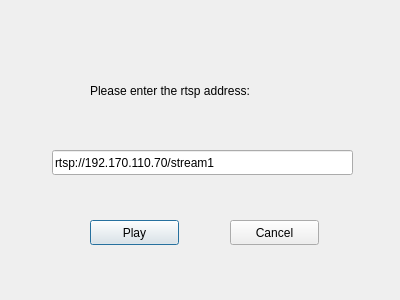
<?xml version="1.0" encoding="UTF-8"?>
<ui version="4.0">
 <class>Login</class>
 <widget class="QDialog" name="Login">
  <property name="geometry">
   <rect>
    <x>0</x>
    <y>0</y>
    <width>400</width>
    <height>300</height>
   </rect>
  </property>
  <property name="windowTitle">
   <string>Dialog</string>
  </property>
  <widget class="QPushButton" name="btn_play">
   <property name="geometry">
    <rect>
     <x>90</x>
     <y>220</y>
     <width>89</width>
     <height>25</height>
    </rect>
   </property>
   <property name="text">
    <string>Play</string>
   </property>
  </widget>
  <widget class="QPushButton" name="btn_cancel">
   <property name="geometry">
    <rect>
     <x>230</x>
     <y>220</y>
     <width>89</width>
     <height>25</height>
    </rect>
   </property>
   <property name="text">
    <string>Cancel</string>
   </property>
  </widget>
  <widget class="QLabel" name="label">
   <property name="geometry">
    <rect>
     <x>90</x>
     <y>70</y>
     <width>211</width>
     <height>41</height>
    </rect>
   </property>
   <property name="text">
    <string>Please enter the rtsp address:</string>
   </property>
  </widget>
  <widget class="QLineEdit" name="lineEdit">
   <property name="geometry">
    <rect>
     <x>52</x>
     <y>150</y>
     <width>301</width>
     <height>25</height>
    </rect>
   </property>
   <property name="text">
    <string>rtsp://192.170.110.70/stream1</string>
   </property>
  </widget>
 </widget>
 <resources/>
 <connections/>
</ui>
